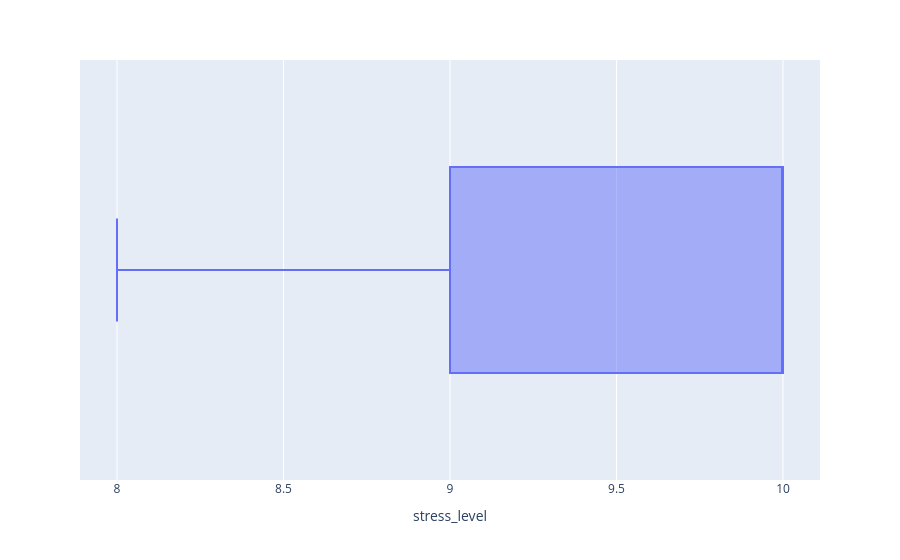

Source (notebook cell):
### Code cell
px.box(data_frame=df, x='stress_level')

### Figure 1 — Plotly figure (JSON) as saved in the notebook; plotly's stock layout.template omitted (floating-point values rounded to 4 significant figures; data arrays with more than 128 entries replaced by an {"elided": "..."} marker saying what was removed)
{"data": [{"alignmentgroup": "True", "hovertemplate": "stress_level=%{x}<extra></extra>", "legendgroup": "", "marker": {"color": "#636efa"}, "name": "", "notched": false, "offsetgroup": "", "orientation": "h", "showlegend": false, "type": "box", "x": {"elided": "100000 int values"}, "x0": " ", "xaxis": "x", "y0": " ", "yaxis": "y"}], "layout": {"boxmode": "group", "legend": {"tracegroupgap": 0}, "margin": {"t": 60}, "xaxis": {"anchor": "y", "domain": [0, 1], "title": {"text": "stress_level"}}, "yaxis": {"anchor": "x", "domain": [0, 1]}}}
